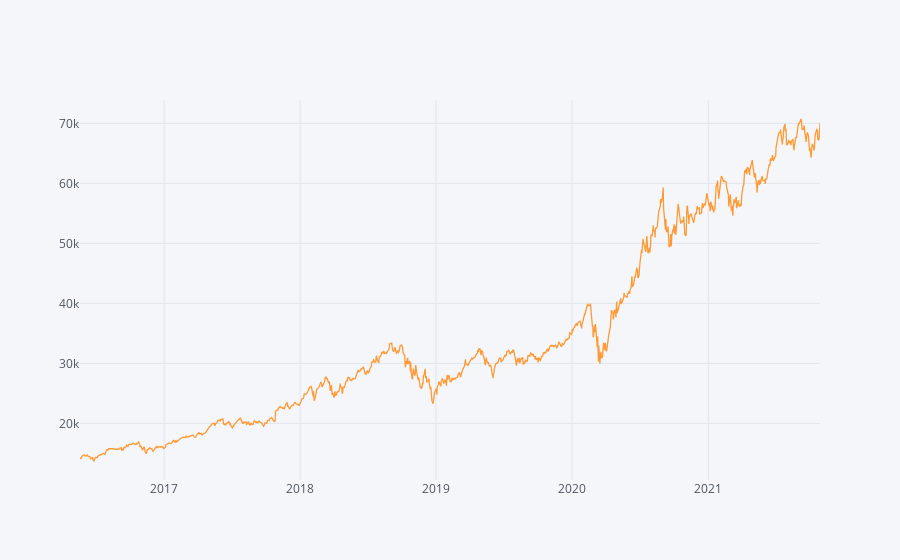

Notebook code for this chart:
### Markdown cell above
absolute return, CAGR and IR for your candidate algorithmic trading using an appropriate starting value.

### Code cell
absolute_return_fn = ((results.Close.iloc[-1]-results.Open.iloc[0])/results.Open.iloc[0])*100
CAGR_fn = (((results.Close.iloc[-1]/results.Open.iloc[0])**(252/len(results)))-1)*100
#CAGR1_fn = (((results.Close.iloc[-1]/results.Open.iloc[0])**(365/(results.index[-1] - results.index[0]).days))-1)*100
IR_fn = (results.Close.pct_change().mean()/results.Close.pct_change().std())*((252) **0.5)

print(absolute_return_fn)
print(CAGR_fn)
#print(CAGR1_fn)
print(IR_fn)
results.Close.iplot()

### Figure 1 — Plotly figure (JSON) as saved in the notebook; plotly's stock layout.template omitted (floating-point values rounded to 4 significant figures; data arrays with more than 128 entries replaced by an {"elided": "..."} marker saying what was removed)
{"data": [{"line": {"color": "rgba(255, 153, 51, 1.0)", "dash": "solid", "shape": "linear", "width": 1.3}, "mode": "lines", "name": "Close", "text": "", "type": "scatter", "x": {"elided": "1371 str values"}, "y": {"elided": "1371 float values"}}], "layout": {"legend": {"bgcolor": "#F5F6F9", "font": {"color": "#4D5663"}}, "paper_bgcolor": "#F5F6F9", "plot_bgcolor": "#F5F6F9", "title": {"font": {"color": "#4D5663"}}, "xaxis": {"gridcolor": "#E1E5ED", "showgrid": true, "tickfont": {"color": "#4D5663"}, "title": {"font": {"color": "#4D5663"}, "text": ""}, "zerolinecolor": "#E1E5ED"}, "yaxis": {"gridcolor": "#E1E5ED", "showgrid": true, "tickfont": {"color": "#4D5663"}, "title": {"font": {"color": "#4D5663"}, "text": ""}, "zerolinecolor": "#E1E5ED"}}}
